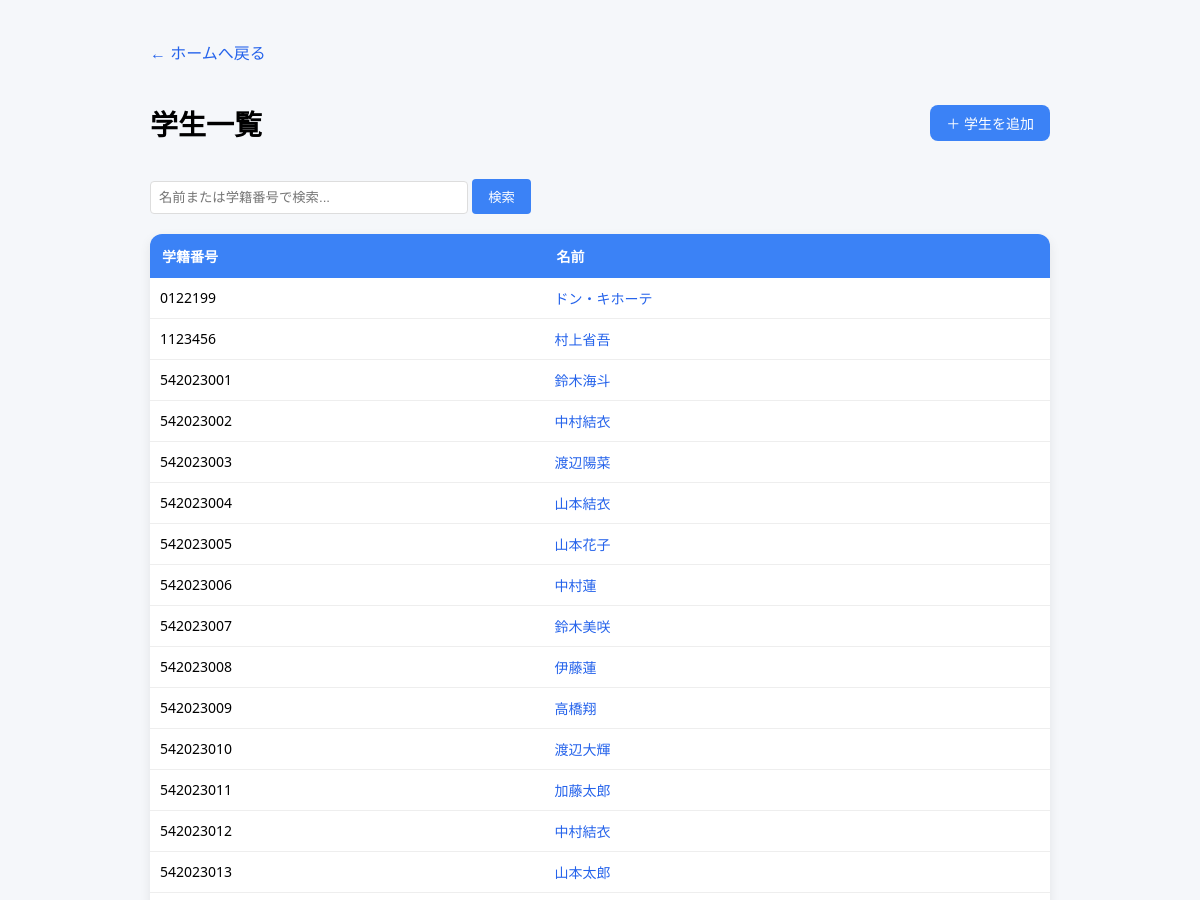
Before: /students (upper part) with the older database file.
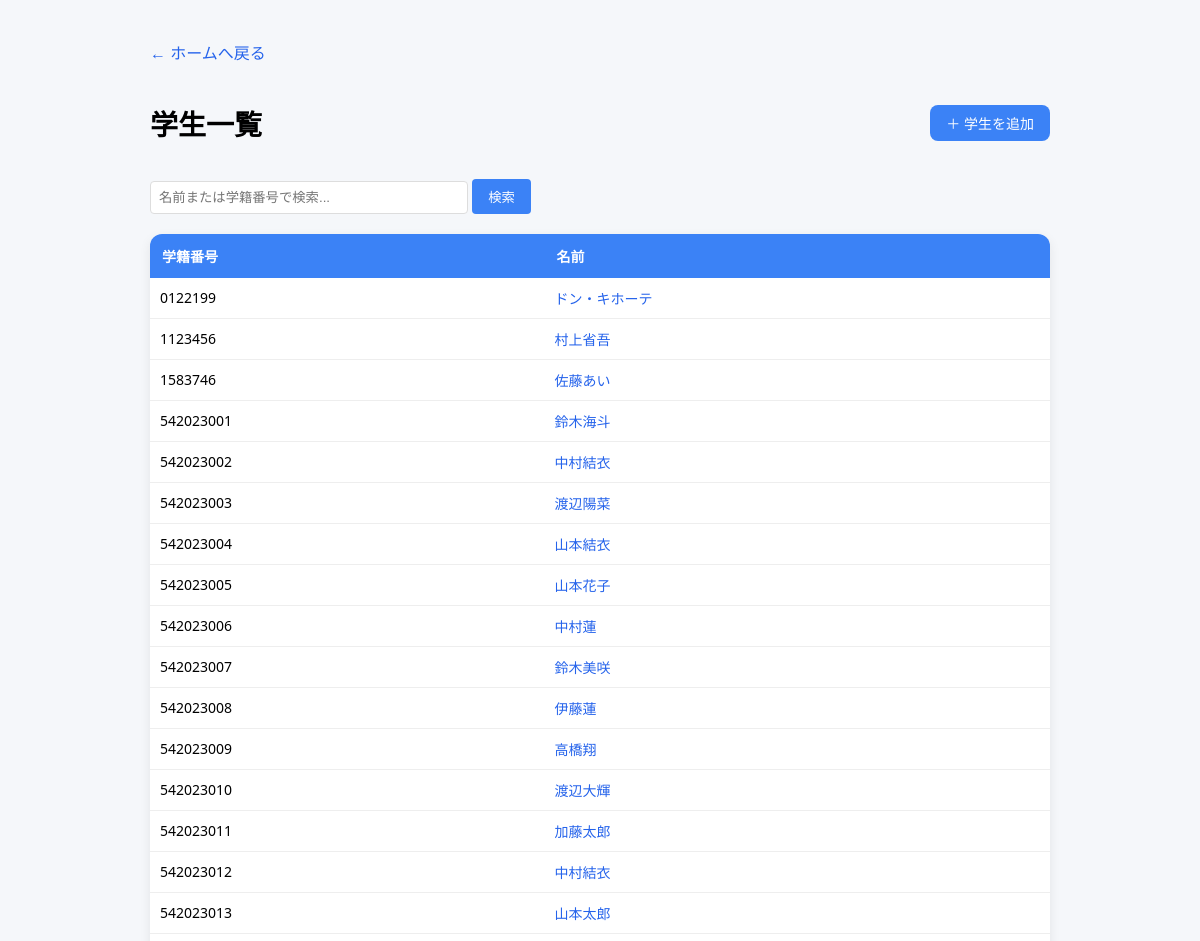
After: the same page with the newer database file.
### tables this page shows
CREATE TABLE students (
    student_id TEXT PRIMARY KEY,
    name TEXT NOT NULL,
    department TEXT NOT NULL,
    grade INTEGER NOT NULL,
    year INTEGER NOT NULL
);

### app.py (the view)
@app.route("/students")
def students():
    cur = get_db().cursor()
    search = request.args.get('search', '').strip()
    if search:
        cur.execute(
            "SELECT student_id, name, department FROM students WHERE name LIKE ? OR student_id LIKE ? ORDER BY student_id",
            (f"%{search}%", f"%{search}%")
        )
    else:
        cur.execute("SELECT student_id, name, department FROM students ORDER BY student_id")
    rows = cur.fetchall()
    return render_template("students.html", students=rows)

### app.py (called while the page is built)
def get_db():
    db = getattr(g, "_database", None)
    if db is None:
        db = g._database = sqlite3.connect(DATABASE)
    return db

@app.teardown_appcontext
def close_connection(exception):
    db = getattr(g, "_database", None)
    if db is not None:
        db.close()

### templates/students.html (shortened to what this page needs)
<!DOCTYPE html>
<html lang="ja">
<head>
</head>
<body>
  <div class="container">
    <p style="margin-bottom: 20px;">
      <a href="/" style="color: #2563eb; text-decoration: none;">← ホームへ戻る</a>
    </p>
    <div class="top-bar">
      <h1>学生一覧</h1>
      <a href="/students/add" class="button">＋ 学生を追加</a>
    </div>
    <form method="get" style="margin-bottom: 20px;">
      <input type="text" name="search" placeholder="名前または学籍番号で検索..."
             value="{{ request.args.get('search', '') }}"
             style="padding: 8px; width: 300px; border: 1px solid #ddd; border-radius: 4px;">
      <button type="submit" style="padding: 8px 16px; background: #3b82f6; color: white; border: none; border-radius: 4px; cursor: pointer;">検索</button>
    </form>
    {% if students %}
    <table>
      <thead>
        <tr>
          <th>学籍番号</th>
          <th>名前</th>
        </tr>
      </thead>
      <tbody>
  {% for student in students %}
  <tr>
    <td>{{ student[0] }}</td>
    <td>
      <a href="/students/{{ student[0] }}">
        {{ student[1] }}
      </a>
    </td>
  </tr>
  {% endfor %}
</tbody>
    </table>
    {% else %}
      <div class="empty">学生データがありません</div>
    {% endif %}
  </div>
</body>
</html>

Changed rows visible on the page:
added students: student_id "1583746", name "佐藤あい"
